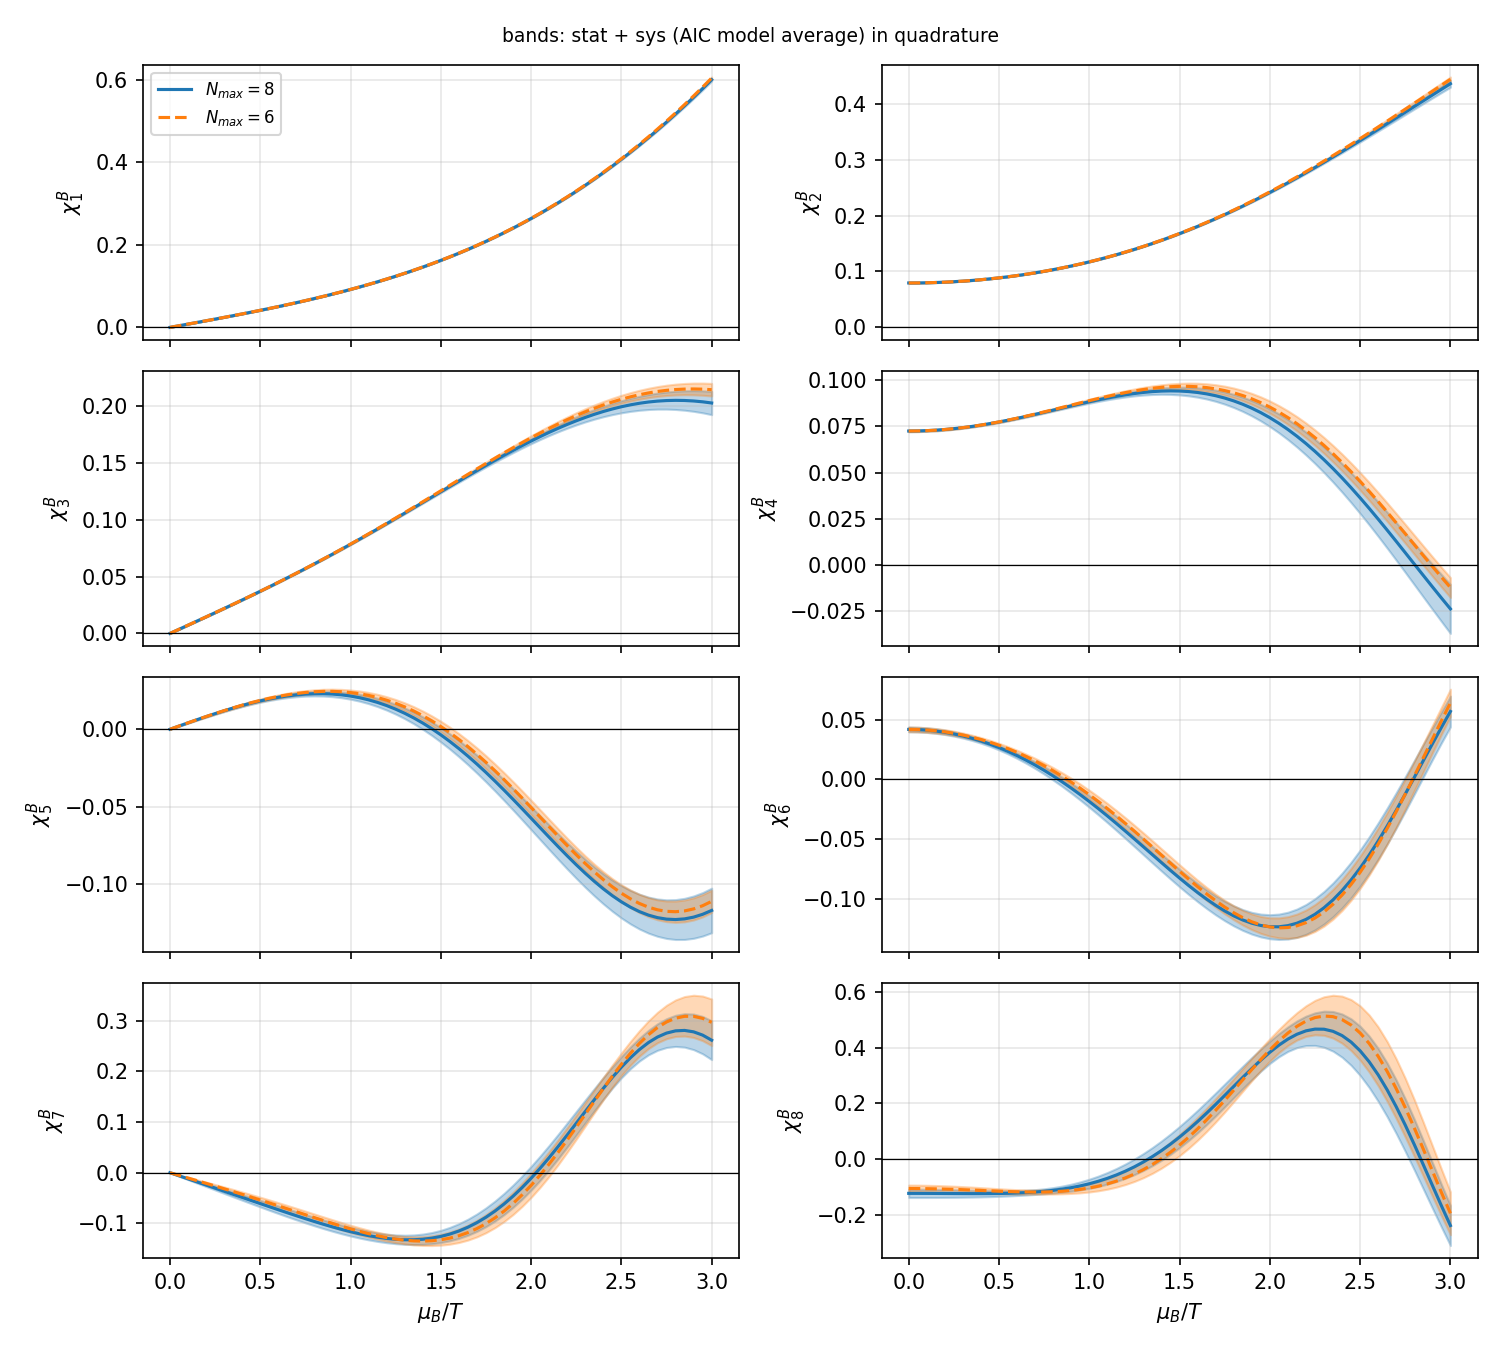

Recreate this plot in Python.
"""Baryon-number susceptibilities from the density of states (DoS_Notes-1.pdf, Eq. 10).

    chi^B_m(mu) = (1/V) d^m/dmu^m  log int dc rho_0(c) exp( G(c, mu) ),
    G(c, mu)    = V sum_{n=2, even}^{N_max} B_n(c) mu^n / n!,     B_n = chi^B_n(c)

The derivatives are done exactly, not by finite differences:
  * with g_k(c) = d^k G / dmu^k = V sum_n B_n(c) mu^(n-k) / (n-k)!,
    d^m exp(G) / dmu^m = exp(G) * Y_m(g_1, ..., g_m)   (complete Bell polynomial)
  * so the raw moments of the "mu-derivative" are M_m = < Y_m >_mu,
    averaged with the normalised rho(c, mu),
  * and d^m log Z / dmu^m = kappa_m, the cumulants belonging to these moments:
    kappa_m = M_m - sum_{k=1}^{m-1} binom(m-1, k-1) kappa_k M_{m-k}.
  chi^B_m = kappa_m / V.
At mu = 0 this gives e.g. chi_2 = <B_2>_0, chi_4 = <B_4>_0 + 3 V (<B_2^2>_0 - <B_2>_0^2),
which is Eq. (21) of the notes with <chi_1> = 0.

Data, fits, jackknife and AIC model averaging: see dos_common.py.
"""
from math import comb, factorial

import numpy as np
import matplotlib.pyplot as plt

from dos_common import (V, ORDERS, here, trapz, log_trapz_exp, model_average,
                        build_variants, print_variants, log_rho0, exponent)

N_MAX_LIST = [8, 6]                   # truncations of the sum over n, for comparison
M_MAX = 8                             # compute chi_1 ... chi_M_MAX
MU_SCAN = np.linspace(0.0, 3.0, 61)   # mu_B / T values


def susceptibilities(fits, grid, mu, n_max):
    """chi_1 ... chi_M_MAX at this mu, shape (M_MAX, 49)."""
    orders = [n for n in ORDERS if n <= n_max]

    lr = log_rho0(fits, grid) + exponent(fits, mu, n_max)
    rho = np.exp(lr - log_trapz_exp(lr, grid)[:, None])  # normalised rho(c, mu)

    # g_k = d^k G / dmu^k, k = 1 .. M_MAX  (g[0] is unused)
    zero = np.zeros_like(rho)
    g = [zero] + [V * sum((fits[f"B{n}"] * mu ** (n - k) / factorial(n - k) for n in orders if n >= k),
                          zero) for k in range(1, M_MAX + 1)]

    # complete Bell polynomials: Y_0 = 1, Y_{m+1} = sum_k binom(m, k) Y_{m-k} g_{k+1}
    Y = [np.ones_like(rho)]
    for m in range(M_MAX):
        Y.append(sum(comb(m, k) * Y[m - k] * g[k + 1] for k in range(m + 1)))

    # moments -> cumulants
    M = [None] + [trapz(rho * Y[m], grid) for m in range(1, M_MAX + 1)]
    kappa = [None]
    for m in range(1, M_MAX + 1):
        kappa.append(M[m] - sum(comb(m - 1, k - 1) * kappa[k] * M[m - k] for k in range(1, m)))
    return np.array(kappa[1:]) / V


variants, weights = build_variants()
print_variants(variants, weights)

# vals[n_max]: (n_variants, 49, M_MAX, n_mu)
vals = {n_max: [] for n_max in N_MAX_LIST}
for v in variants:
    grid = v.grid()
    fits = v.fits(grid)
    for n_max in N_MAX_LIST:
        chi = np.stack([susceptibilities(fits, grid, mu, n_max) for mu in MU_SCAN], axis=2)
        vals[n_max].append(chi.transpose(1, 0, 2))
results = {n_max: model_average(np.array(vals[n_max]), weights)[:3] for n_max in N_MAX_LIST}

# ---- table at mu = 0 --------------------------------------------------------
print("chi^B_m at mu_B = 0   (central +- stat +- sys)")
for n_max in N_MAX_LIST:
    val, stat, sys = results[n_max]
    print(f"  N_max = {n_max}:")
    for m in range(2, M_MAX + 1, 2):
        print(f"    chi_{m} = {val[m - 1, 0]: .5e} +- {stat[m - 1, 0]:.1e} +- {sys[m - 1, 0]:.1e}")

# ---- save and plot vs mu ----------------------------------------------------
cols, header = [MU_SCAN], "mu_B/T"
for n_max in N_MAX_LIST:
    val, stat, sys = results[n_max]
    for m in range(1, M_MAX + 1):
        cols += [val[m - 1], stat[m - 1], sys[m - 1]]
        header += f"  chi{m}(Nmax={n_max}) stat sys"
np.savetxt(here / "chi_calc.dat", np.column_stack(cols), header=header)

fig, axes = plt.subplots(M_MAX // 2, 2, figsize=(10, 2.4 * M_MAX // 2), sharex=True)
for m, ax in zip(range(1, M_MAX + 1), axes.flat):
    for n_max, color, ls in [(8, "C0", "-"), (6, "C1", "--")]:
        val, stat, sys = results[n_max]
        tot = np.sqrt(stat[m - 1] ** 2 + sys[m - 1] ** 2)
        ax.plot(MU_SCAN, val[m - 1], color=color, ls=ls, label=rf"$N_{{max}} = {n_max}$")
        ax.fill_between(MU_SCAN, val[m - 1] - tot, val[m - 1] + tot, color=color, alpha=0.3)
    ax.set_ylabel(rf"$\chi^B_{m}$")
    ax.axhline(0, color="k", lw=0.6)
    ax.grid(alpha=0.3)
axes.flat[0].legend(fontsize=8)
for ax in axes[-1]:
    ax.set_xlabel(r"$\mu_B / T$")
fig.suptitle("bands: stat + sys (AIC model average) in quadrature", fontsize=9)
fig.tight_layout()
fig.savefig(here / "chi_calc.png", dpi=150)
plt.show()
